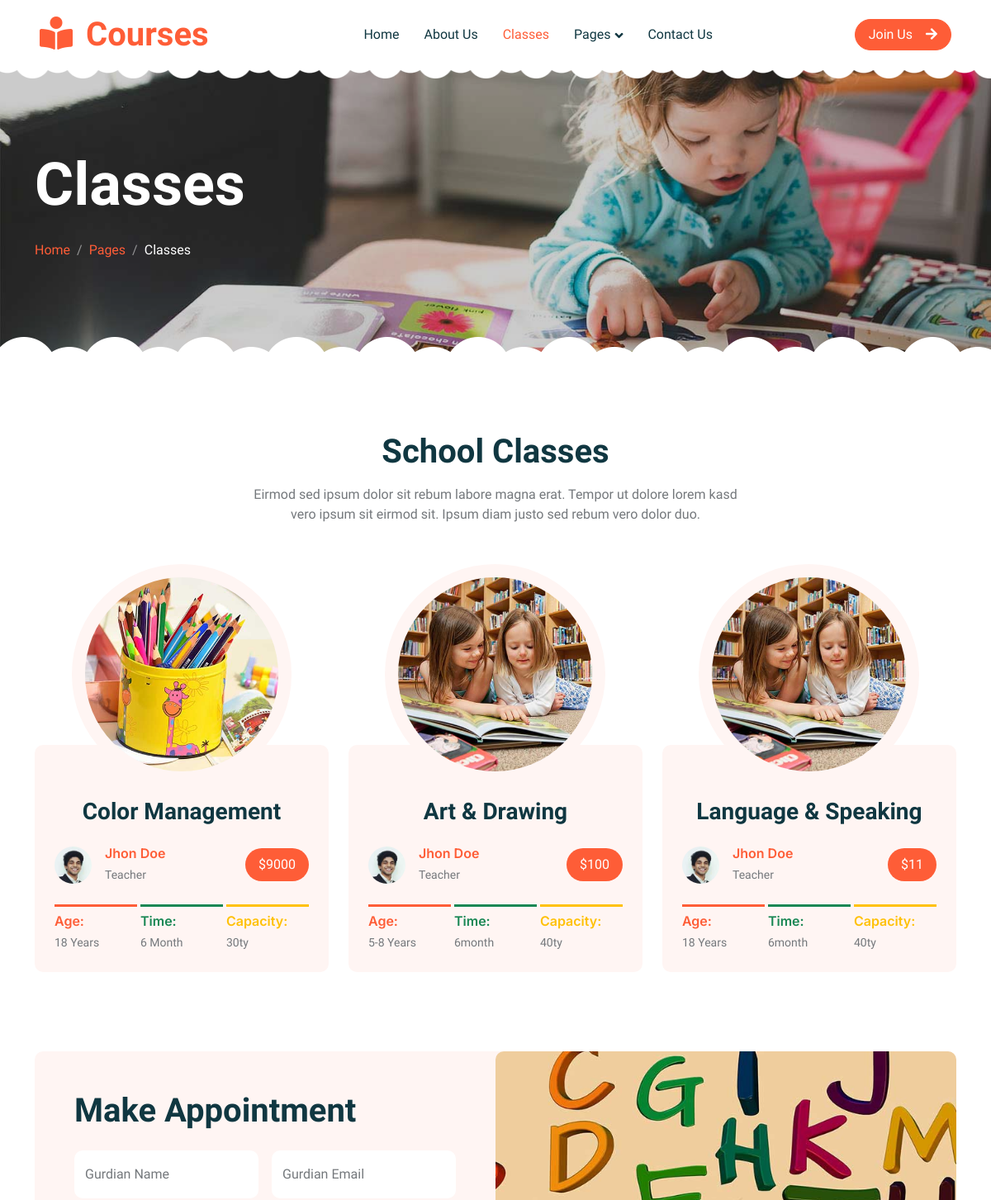
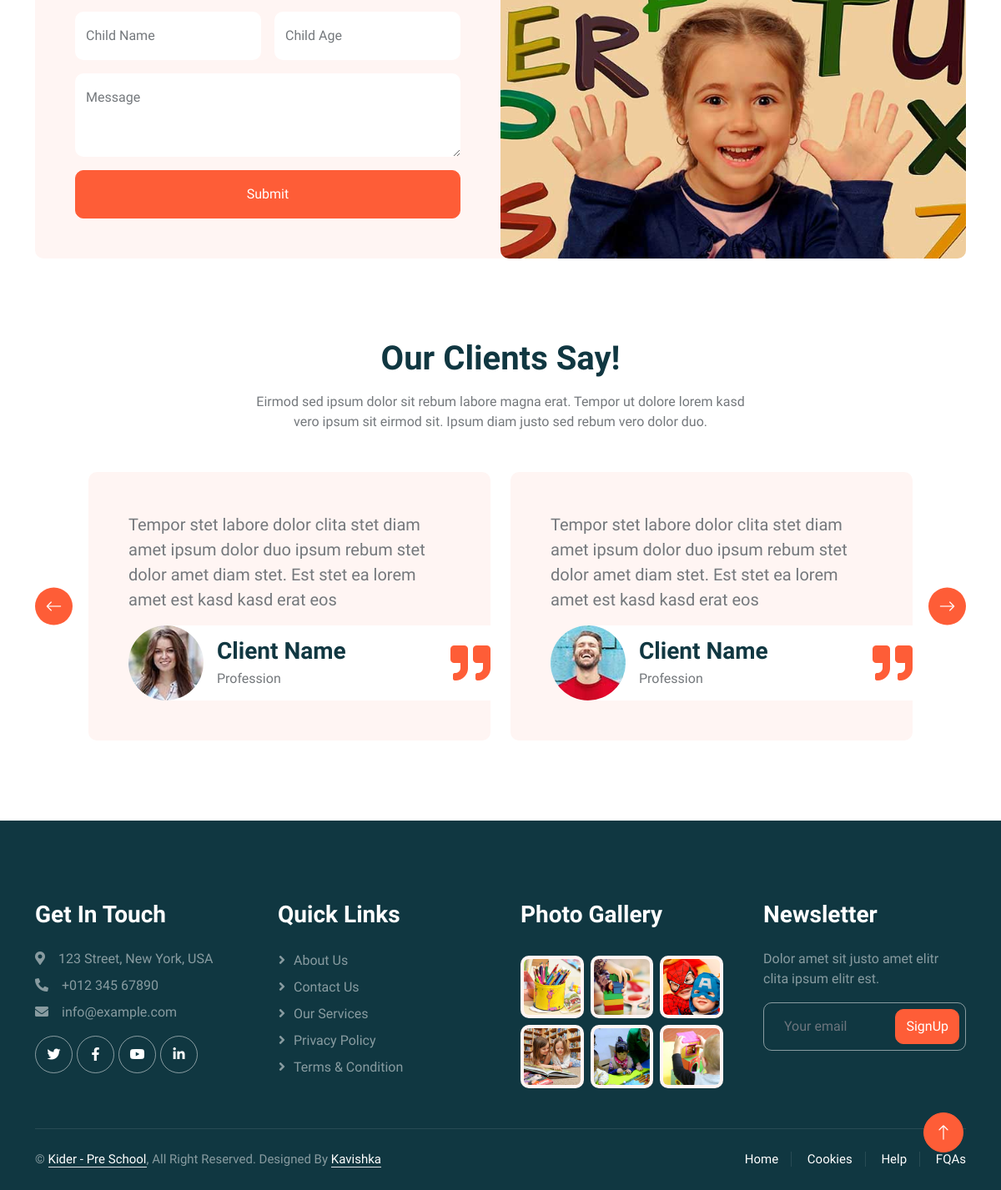
/classes.php, run on the app's committed database (2 pictures, top to bottom).
### tables this page shows
CREATE TABLE IF NOT EXISTS `courses` (
  `id` int NOT NULL AUTO_INCREMENT,
  `name` varchar(40) DEFAULT NULL,
  `teacher` varchar(255) NOT NULL,
  `age` varchar(255) NOT NULL,
  `time` varchar(255) NOT NULL,
  `capacity` varchar(255) NOT NULL,
  `price` int NOT NULL,
  `image` varchar(40) DEFAULT NULL,
  PRIMARY KEY (`id`)
);

### classes.php (the view, shortened to what the rows shown need)
<?php
$conn = mysqli_connect("localhost", "root", "", "schoolproject");
$sql = "SELECT * from courses";
$result = mysqli_query($conn, $sql);
?>
<!DOCTYPE html>
<html lang="en">
<head>
    <link href="https://cdnjs.cloudflare.com/ajax/libs/font-awesome/5.10.0/css/all.min.css" rel="stylesheet">
    <link href="https://cdn.jsdelivr.net/npm/bootstrap-icons@1.4.1/font/bootstrap-icons.css" rel="stylesheet">
    <link href="lib/animate/animate.min.css" rel="stylesheet">
    <link href="lib/owlcarousel/assets/owl.carousel.min.css" rel="stylesheet">
    <link href="css/bootstrap.min.css" rel="stylesheet">
    <link href="css/style.css" rel="stylesheet">
</head>
<body>
    <div class="container-xxl bg-white p-0">
        <nav class="navbar navbar-expand-lg bg-white navbar-light sticky-top px-4 px-lg-5 py-lg-0">
            <a href="index.php" class="navbar-brand">
                <h1 class="m-0 text-primary"><i class="fa fa-book-reader me-3"></i>Courses</h1>
            </a>
        </nav>
        <div class="container-xxl py-5 page-header position-relative mb-5">
            <div class="container py-5">
                <h1 class="display-2 text-white animated slideInDown mb-4">Classes</h1>
            </div>
        </div>
        <div class="container-xxl py-5">
            <div class="container">
                <div class="text-center mx-auto mb-5 wow fadeInUp" data-wow-delay="0.1s" style="max-width: 600px;">
                    <h1 class="mb-3">School Classes</h1>
                </div>
                <div class="row g-4">
                    <?php
                    while ($row = mysqli_fetch_assoc($result)) {
                    ?>
                        <div class="col-lg-4 col-md-6 wow fadeInUp" data-wow-delay="0.1s">
                            <div class="classes-item">
                                <div class="bg-light rounded-circle w-75 mx-auto p-3">
                                    <img class="img-fluid rounded-circle" src="admin/images/<?php echo $row['image'] ?>" alt="">
                                </div>
                                <div class="bg-light rounded p-4 pt-5 mt-n5">
                                    <a class="d-block text-center h3 mt-3 mb-4" href=""><?php echo $row['name'] ?></a>
                                    <div class="d-flex align-items-center justify-content-between mb-4">
                                        <div class="d-flex align-items-center">
                                            <img class="rounded-circle flex-shrink-0" src="img/user.jpg" alt="" style="width: 45px; height: 45px;">
                                            <div class="ms-3">
                                                <h6 class="text-primary mb-1">Jhon Doe</h6>
                                                <small>Teacher</small>
                                            </div>
                                        </div>
                                        <span class="bg-primary text-white rounded-pill py-2 px-3" href="">$<?php echo $row['price'] ?></span>
                                    </div>
                                    <div class="row g-1">
                                        <div class="col-4">
                                            <div class="border-top border-3 border-primary pt-2">
                                                <h6 class="text-primary mb-1">Age:</h6>
                                                <small><?php echo $row['age'] ?></small>
                                            </div>
                                        </div>
                                        <div class="col-4">
                                            <div class="border-top border-3 border-success pt-2">
                                                <h6 class="text-success mb-1">Time:</h6>
                                                <small><?php echo $row['time'] ?></small>
                                            </div>
                                        </div>
                                        <div class="col-4">
                                            <div class="border-top border-3 border-warning pt-2">
                                                <h6 class="text-warning mb-1">Capacity:</h6>
                                                <small><?php echo $row['capacity'] ?></small>
                                            </div>
                                        </div>
                                    </div>
                                </div>
                            </div>
                        </div>
                    <?php
                    }
                    ?>
                </div>
            </div>
        </div>
        <div class="container-xxl py-5">
            <div class="container">
                <div class="bg-light rounded">
                    <div class="row g-0">
                        <div class="col-lg-6 wow fadeIn" data-wow-delay="0.1s">
                            <div class="h-100 d-flex flex-column justify-content-center p-5">
                                <h1 class="mb-4">Make Appointment</h1>
                            </div>
                        </div>
                    </div>
                </div>
            </div>
        </div>
        <div class="container-xxl py-5">
            <div class="container">
                <div class="text-center mx-auto mb-5 wow fadeInUp" data-wow-delay="0.1s" style="max-width: 600px;">
                    <h1 class="mb-3">Our Clients Say!</h1>
                </div>
            </div>
        </div>
    </div>
</body>
</html>

### data on the page
courses: image (picture), name "Color Management", price "9000", age "18 Years", time "6 Month", capacity "30ty"
courses: image (picture), name "Art & Drawing", price "100", age "5-8 Years", time "6month", capacity "40ty"
courses: image (picture), name "Language & Speaking", price "11", age "18 Years", time "6month", capacity "40ty"
